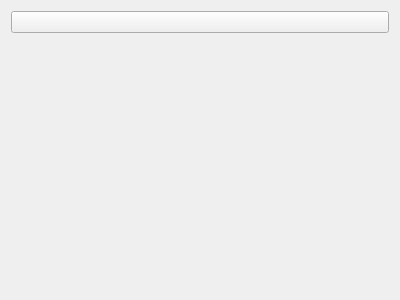
<?xml version="1.0" encoding="UTF-8"?>
<ui version="4.0">
 <class>ButtonTopMenuWidget</class>
 <widget class="QWidget" name="ButtonTopMenuWidget">
  <property name="geometry">
   <rect>
    <x>0</x>
    <y>0</y>
    <width>400</width>
    <height>300</height>
   </rect>
  </property>
  <property name="windowTitle">
   <string>Form</string>
  </property>
  <layout class="QVBoxLayout" name="verticalLayout">
   <item>
    <widget class="QPushButton" name="pushButton">
     <property name="text">
      <string/>
     </property>
     <property name="checkable">
      <bool>true</bool>
     </property>
     <property name="flat">
      <bool>false</bool>
     </property>
    </widget>
   </item>
   <item>
    <widget class="QLabel" name="label">
     <property name="text">
      <string/>
     </property>
    </widget>
   </item>
  </layout>
 </widget>
 <resources/>
 <connections/>
</ui>
